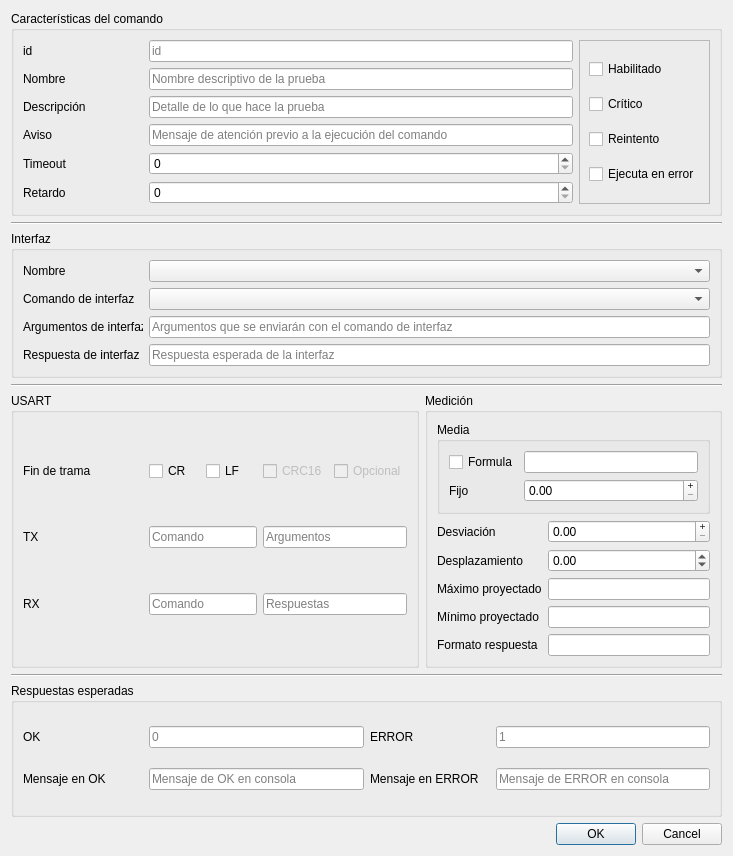
<?xml version="1.0" encoding="UTF-8"?>
<ui version="4.0">
 <class>JigCommandEdit</class>
 <widget class="QDialog" name="JigCommandEdit">
  <property name="geometry">
   <rect>
    <x>0</x>
    <y>0</y>
    <width>733</width>
    <height>856</height>
   </rect>
  </property>
  <property name="windowTitle">
   <string>Editor de comandos</string>
  </property>
  <layout class="QGridLayout" name="gridLayout">
   <item row="5" column="0">
    <widget class="QGroupBox" name="groupBox">
     <property name="minimumSize">
      <size>
       <width>0</width>
       <height>0</height>
      </size>
     </property>
     <property name="title">
      <string>USART</string>
     </property>
     <layout class="QGridLayout" name="gridLayout_2">
      <item row="3" column="0">
       <widget class="QLabel" name="label_19">
        <property name="minimumSize">
         <size>
          <width>120</width>
          <height>0</height>
         </size>
        </property>
        <property name="maximumSize">
         <size>
          <width>120</width>
          <height>16777215</height>
         </size>
        </property>
        <property name="text">
         <string>RX</string>
        </property>
       </widget>
      </item>
      <item row="3" column="1" colspan="2">
       <widget class="QLineEdit" name="lineEdit_rxCommand">
        <property name="sizePolicy">
         <sizepolicy hsizetype="Minimum" vsizetype="Fixed">
          <horstretch>0</horstretch>
          <verstretch>0</verstretch>
         </sizepolicy>
        </property>
        <property name="maximumSize">
         <size>
          <width>16777215</width>
          <height>16777215</height>
         </size>
        </property>
        <property name="placeholderText">
         <string>Comando</string>
        </property>
       </widget>
      </item>
      <item row="1" column="3" colspan="2">
       <widget class="QLineEdit" name="lineEdit_txArguments">
        <property name="placeholderText">
         <string>Argumentos</string>
        </property>
       </widget>
      </item>
      <item row="3" column="3" colspan="2">
       <widget class="QLineEdit" name="lineEdit_rxAnswers">
        <property name="placeholderText">
         <string>Respuestas</string>
        </property>
       </widget>
      </item>
      <item row="1" column="0">
       <widget class="QLabel" name="label_4">
        <property name="minimumSize">
         <size>
          <width>120</width>
          <height>0</height>
         </size>
        </property>
        <property name="maximumSize">
         <size>
          <width>120</width>
          <height>16777215</height>
         </size>
        </property>
        <property name="text">
         <string>TX</string>
        </property>
       </widget>
      </item>
      <item row="0" column="0">
       <widget class="QLabel" name="label_8">
        <property name="minimumSize">
         <size>
          <width>120</width>
          <height>0</height>
         </size>
        </property>
        <property name="maximumSize">
         <size>
          <width>120</width>
          <height>16777215</height>
         </size>
        </property>
        <property name="text">
         <string>Fin de trama</string>
        </property>
       </widget>
      </item>
      <item row="0" column="1">
       <widget class="QCheckBox" name="checkBox_cr">
        <property name="text">
         <string>CR</string>
        </property>
       </widget>
      </item>
      <item row="0" column="2">
       <widget class="QCheckBox" name="checkBox_lf">
        <property name="text">
         <string>LF</string>
        </property>
       </widget>
      </item>
      <item row="0" column="3">
       <widget class="QCheckBox" name="checkBox_crc16">
        <property name="enabled">
         <bool>false</bool>
        </property>
        <property name="text">
         <string>CRC16</string>
        </property>
       </widget>
      </item>
      <item row="0" column="4">
       <widget class="QCheckBox" name="checkBox_optional">
        <property name="enabled">
         <bool>false</bool>
        </property>
        <property name="text">
         <string>Opcional</string>
        </property>
       </widget>
      </item>
      <item row="1" column="1" colspan="2">
       <widget class="QLineEdit" name="lineEdit_txCommand">
        <property name="sizePolicy">
         <sizepolicy hsizetype="Minimum" vsizetype="Fixed">
          <horstretch>0</horstretch>
          <verstretch>0</verstretch>
         </sizepolicy>
        </property>
        <property name="maximumSize">
         <size>
          <width>16777215</width>
          <height>16777215</height>
         </size>
        </property>
        <property name="placeholderText">
         <string>Comando</string>
        </property>
       </widget>
      </item>
     </layout>
    </widget>
   </item>
   <item row="5" column="1">
    <widget class="QGroupBox" name="groupBox_3">
     <property name="minimumSize">
      <size>
       <width>0</width>
       <height>0</height>
      </size>
     </property>
     <property name="title">
      <string>Medición</string>
     </property>
     <layout class="QGridLayout" name="gridLayout_4">
      <item row="5" column="1">
       <widget class="QDoubleSpinBox" name="doubleSpinBox_offset">
        <property name="minimum">
         <double>-99999.990000000005239</double>
        </property>
        <property name="maximum">
         <double>99999.990000000005239</double>
        </property>
       </widget>
      </item>
      <item row="0" column="0" rowspan="4" colspan="2">
       <widget class="QGroupBox" name="groupBox_6">
        <property name="sizePolicy">
         <sizepolicy hsizetype="Preferred" vsizetype="Preferred">
          <horstretch>0</horstretch>
          <verstretch>0</verstretch>
         </sizepolicy>
        </property>
        <property name="minimumSize">
         <size>
          <width>0</width>
          <height>0</height>
         </size>
        </property>
        <property name="title">
         <string>Media</string>
        </property>
        <layout class="QGridLayout" name="gridLayout_7">
         <item row="2" column="1">
          <widget class="QLineEdit" name="lineEdit_meanFormula"/>
         </item>
         <item row="2" column="0">
          <widget class="QCheckBox" name="checkBox_meanFormula">
           <property name="text">
            <string>Formula</string>
           </property>
          </widget>
         </item>
         <item row="3" column="0">
          <widget class="QLabel" name="label_6">
           <property name="minimumSize">
            <size>
             <width>0</width>
             <height>0</height>
            </size>
           </property>
           <property name="maximumSize">
            <size>
             <width>16777215</width>
             <height>16777215</height>
            </size>
           </property>
           <property name="layoutDirection">
            <enum>Qt::LeftToRight</enum>
           </property>
           <property name="text">
            <string>Fijo</string>
           </property>
           <property name="alignment">
            <set>Qt::AlignLeading|Qt::AlignLeft|Qt::AlignVCenter</set>
           </property>
          </widget>
         </item>
         <item row="3" column="1">
          <widget class="QDoubleSpinBox" name="doubleSpinBox_meanFixed">
           <property name="buttonSymbols">
            <enum>QAbstractSpinBox::PlusMinus</enum>
           </property>
           <property name="maximum">
            <double>9999.989999999999782</double>
           </property>
           <property name="singleStep">
            <double>0.010000000000000</double>
           </property>
          </widget>
         </item>
        </layout>
       </widget>
      </item>
      <item row="7" column="1">
       <widget class="QLineEdit" name="lineEdit_measMin">
        <property name="readOnly">
         <bool>true</bool>
        </property>
       </widget>
      </item>
      <item row="6" column="1">
       <widget class="QLineEdit" name="lineEdit_measMax">
        <property name="readOnly">
         <bool>true</bool>
        </property>
       </widget>
      </item>
      <item row="5" column="0">
       <widget class="QLabel" name="label_22">
        <property name="minimumSize">
         <size>
          <width>0</width>
          <height>0</height>
         </size>
        </property>
        <property name="maximumSize">
         <size>
          <width>16777215</width>
          <height>16777215</height>
         </size>
        </property>
        <property name="layoutDirection">
         <enum>Qt::LeftToRight</enum>
        </property>
        <property name="text">
         <string>Desplazamiento</string>
        </property>
        <property name="alignment">
         <set>Qt::AlignLeading|Qt::AlignLeft|Qt::AlignVCenter</set>
        </property>
       </widget>
      </item>
      <item row="6" column="0">
       <widget class="QLabel" name="label_15">
        <property name="text">
         <string>Máximo proyectado</string>
        </property>
       </widget>
      </item>
      <item row="4" column="1">
       <widget class="QDoubleSpinBox" name="doubleSpinBox_deviation">
        <property name="buttonSymbols">
         <enum>QAbstractSpinBox::PlusMinus</enum>
        </property>
        <property name="specialValueText">
         <string/>
        </property>
        <property name="maximum">
         <double>9999.989999999999782</double>
        </property>
        <property name="singleStep">
         <double>0.010000000000000</double>
        </property>
       </widget>
      </item>
      <item row="7" column="0">
       <widget class="QLabel" name="label_21">
        <property name="text">
         <string>Mínimo proyectado</string>
        </property>
       </widget>
      </item>
      <item row="4" column="0">
       <widget class="QLabel" name="label_5">
        <property name="minimumSize">
         <size>
          <width>0</width>
          <height>0</height>
         </size>
        </property>
        <property name="maximumSize">
         <size>
          <width>16777215</width>
          <height>16777215</height>
         </size>
        </property>
        <property name="layoutDirection">
         <enum>Qt::LeftToRight</enum>
        </property>
        <property name="text">
         <string>Desviación</string>
        </property>
        <property name="alignment">
         <set>Qt::AlignLeading|Qt::AlignLeft|Qt::AlignVCenter</set>
        </property>
       </widget>
      </item>
      <item row="8" column="0">
       <widget class="QLabel" name="label_23">
        <property name="text">
         <string>Formato respuesta</string>
        </property>
       </widget>
      </item>
      <item row="8" column="1">
       <widget class="QLineEdit" name="lineEdit_measFormula"/>
      </item>
     </layout>
    </widget>
   </item>
   <item row="4" column="0" colspan="2">
    <widget class="Line" name="line">
     <property name="orientation">
      <enum>Qt::Horizontal</enum>
     </property>
    </widget>
   </item>
   <item row="3" column="0" colspan="2">
    <widget class="QGroupBox" name="groupBox_4">
     <property name="title">
      <string>Interfaz</string>
     </property>
     <layout class="QGridLayout" name="gridLayout_5">
      <item row="0" column="0">
       <widget class="QLabel" name="label">
        <property name="minimumSize">
         <size>
          <width>120</width>
          <height>0</height>
         </size>
        </property>
        <property name="maximumSize">
         <size>
          <width>120</width>
          <height>16777215</height>
         </size>
        </property>
        <property name="text">
         <string>Nombre</string>
        </property>
       </widget>
      </item>
      <item row="1" column="0">
       <widget class="QLabel" name="label_2">
        <property name="minimumSize">
         <size>
          <width>120</width>
          <height>0</height>
         </size>
        </property>
        <property name="maximumSize">
         <size>
          <width>120</width>
          <height>16777215</height>
         </size>
        </property>
        <property name="text">
         <string>Comando de interfaz</string>
        </property>
       </widget>
      </item>
      <item row="2" column="0">
       <widget class="QLabel" name="label_3">
        <property name="minimumSize">
         <size>
          <width>120</width>
          <height>0</height>
         </size>
        </property>
        <property name="maximumSize">
         <size>
          <width>120</width>
          <height>16777215</height>
         </size>
        </property>
        <property name="text">
         <string>Argumentos de interfaz</string>
        </property>
       </widget>
      </item>
      <item row="3" column="0">
       <widget class="QLabel" name="label_7">
        <property name="minimumSize">
         <size>
          <width>120</width>
          <height>0</height>
         </size>
        </property>
        <property name="maximumSize">
         <size>
          <width>120</width>
          <height>16777215</height>
         </size>
        </property>
        <property name="text">
         <string>Respuesta de interfaz</string>
        </property>
       </widget>
      </item>
      <item row="0" column="1">
       <widget class="QComboBox" name="comboBox_tool"/>
      </item>
      <item row="1" column="1">
       <widget class="QComboBox" name="comboBox_command"/>
      </item>
      <item row="2" column="1">
       <widget class="QLineEdit" name="lineEdit_ifArgs">
        <property name="placeholderText">
         <string>Argumentos que se enviarán con el comando de interfaz</string>
        </property>
       </widget>
      </item>
      <item row="3" column="1">
       <widget class="QLineEdit" name="lineEdit_ifAns">
        <property name="placeholderText">
         <string>Respuesta esperada de la interfaz</string>
        </property>
       </widget>
      </item>
     </layout>
    </widget>
   </item>
   <item row="2" column="0" colspan="2">
    <widget class="Line" name="line_2">
     <property name="orientation">
      <enum>Qt::Horizontal</enum>
     </property>
    </widget>
   </item>
   <item row="0" column="0" colspan="2">
    <widget class="QGroupBox" name="groupBox_5">
     <property name="title">
      <string>Características del comando</string>
     </property>
     <layout class="QGridLayout" name="gridLayout_6">
      <item row="1" column="1">
       <widget class="QLineEdit" name="lineEdit_codeName">
        <property name="placeholderText">
         <string>Nombre descriptivo de la prueba</string>
        </property>
       </widget>
      </item>
      <item row="0" column="0">
       <widget class="QLabel" name="label_13">
        <property name="minimumSize">
         <size>
          <width>120</width>
          <height>0</height>
         </size>
        </property>
        <property name="maximumSize">
         <size>
          <width>120</width>
          <height>16777215</height>
         </size>
        </property>
        <property name="text">
         <string>id</string>
        </property>
       </widget>
      </item>
      <item row="1" column="0">
       <widget class="QLabel" name="label_12">
        <property name="minimumSize">
         <size>
          <width>120</width>
          <height>0</height>
         </size>
        </property>
        <property name="maximumSize">
         <size>
          <width>120</width>
          <height>16777215</height>
         </size>
        </property>
        <property name="text">
         <string>Nombre</string>
        </property>
       </widget>
      </item>
      <item row="3" column="1">
       <widget class="QLineEdit" name="lineEdit_messageNotice">
        <property name="placeholderText">
         <string>Mensaje de atención previo a la ejecución del comando</string>
        </property>
       </widget>
      </item>
      <item row="5" column="1">
       <widget class="QSpinBox" name="spinBox_delay">
        <property name="maximum">
         <number>1000000</number>
        </property>
       </widget>
      </item>
      <item row="4" column="0">
       <widget class="QLabel" name="label_11">
        <property name="minimumSize">
         <size>
          <width>120</width>
          <height>0</height>
         </size>
        </property>
        <property name="maximumSize">
         <size>
          <width>120</width>
          <height>16777215</height>
         </size>
        </property>
        <property name="text">
         <string>Timeout</string>
        </property>
       </widget>
      </item>
      <item row="4" column="1">
       <widget class="QSpinBox" name="spinBox_timeout">
        <property name="maximum">
         <number>1000000</number>
        </property>
       </widget>
      </item>
      <item row="2" column="0">
       <widget class="QLabel" name="label_14">
        <property name="minimumSize">
         <size>
          <width>120</width>
          <height>0</height>
         </size>
        </property>
        <property name="maximumSize">
         <size>
          <width>120</width>
          <height>16777215</height>
         </size>
        </property>
        <property name="text">
         <string>Descripción</string>
        </property>
       </widget>
      </item>
      <item row="3" column="0">
       <widget class="QLabel" name="label_18">
        <property name="minimumSize">
         <size>
          <width>120</width>
          <height>0</height>
         </size>
        </property>
        <property name="maximumSize">
         <size>
          <width>120</width>
          <height>16777215</height>
         </size>
        </property>
        <property name="text">
         <string>Aviso</string>
        </property>
       </widget>
      </item>
      <item row="2" column="1">
       <widget class="QLineEdit" name="lineEdit_description">
        <property name="placeholderText">
         <string>Detalle de lo que hace la prueba</string>
        </property>
       </widget>
      </item>
      <item row="5" column="0">
       <widget class="QLabel" name="label_17">
        <property name="minimumSize">
         <size>
          <width>120</width>
          <height>0</height>
         </size>
        </property>
        <property name="maximumSize">
         <size>
          <width>120</width>
          <height>16777215</height>
         </size>
        </property>
        <property name="text">
         <string>Retardo</string>
        </property>
       </widget>
      </item>
      <item row="0" column="1">
       <widget class="QLineEdit" name="lineEdit_id">
        <property name="placeholderText">
         <string>id</string>
        </property>
       </widget>
      </item>
      <item row="0" column="2" rowspan="6">
       <widget class="QFrame" name="frame">
        <property name="frameShape">
         <enum>QFrame::StyledPanel</enum>
        </property>
        <property name="frameShadow">
         <enum>QFrame::Raised</enum>
        </property>
        <layout class="QVBoxLayout" name="verticalLayout">
         <item>
          <widget class="QCheckBox" name="checkBox_enable">
           <property name="maximumSize">
            <size>
             <width>16777215</width>
             <height>16777215</height>
            </size>
           </property>
           <property name="text">
            <string>Habilitado</string>
           </property>
          </widget>
         </item>
         <item>
          <widget class="QCheckBox" name="checkBox_end">
           <property name="maximumSize">
            <size>
             <width>16777215</width>
             <height>16777215</height>
            </size>
           </property>
           <property name="text">
            <string>Crítico</string>
           </property>
          </widget>
         </item>
         <item>
          <widget class="QCheckBox" name="checkBox_retry">
           <property name="maximumSize">
            <size>
             <width>16777215</width>
             <height>16777215</height>
            </size>
           </property>
           <property name="text">
            <string>Reintento</string>
           </property>
          </widget>
         </item>
         <item>
          <widget class="QCheckBox" name="checkBox_runOnJump">
           <property name="maximumSize">
            <size>
             <width>16777215</width>
             <height>16777215</height>
            </size>
           </property>
           <property name="text">
            <string>Ejecuta en error</string>
           </property>
          </widget>
         </item>
        </layout>
       </widget>
      </item>
     </layout>
    </widget>
   </item>
   <item row="7" column="0" colspan="2">
    <widget class="QGroupBox" name="groupBox_2">
     <property name="title">
      <string>Respuestas esperadas</string>
     </property>
     <layout class="QGridLayout" name="gridLayout_3">
      <item row="1" column="1">
       <widget class="QLineEdit" name="lineEdit_messageOnOk">
        <property name="placeholderText">
         <string>Mensaje de OK en consola</string>
        </property>
       </widget>
      </item>
      <item row="0" column="1">
       <widget class="QLineEdit" name="lineEdit_onOk">
        <property name="sizePolicy">
         <sizepolicy hsizetype="Minimum" vsizetype="Fixed">
          <horstretch>0</horstretch>
          <verstretch>0</verstretch>
         </sizepolicy>
        </property>
        <property name="maximumSize">
         <size>
          <width>16777215</width>
          <height>16777215</height>
         </size>
        </property>
        <property name="placeholderText">
         <string>0</string>
        </property>
       </widget>
      </item>
      <item row="1" column="0">
       <widget class="QLabel" name="label_16">
        <property name="minimumSize">
         <size>
          <width>120</width>
          <height>0</height>
         </size>
        </property>
        <property name="maximumSize">
         <size>
          <width>120</width>
          <height>16777215</height>
         </size>
        </property>
        <property name="text">
         <string>Mensaje en OK</string>
        </property>
       </widget>
      </item>
      <item row="0" column="0">
       <widget class="QLabel" name="label_9">
        <property name="minimumSize">
         <size>
          <width>120</width>
          <height>0</height>
         </size>
        </property>
        <property name="maximumSize">
         <size>
          <width>120</width>
          <height>16777215</height>
         </size>
        </property>
        <property name="text">
         <string>OK</string>
        </property>
       </widget>
      </item>
      <item row="0" column="2">
       <widget class="QLabel" name="label_10">
        <property name="minimumSize">
         <size>
          <width>120</width>
          <height>0</height>
         </size>
        </property>
        <property name="maximumSize">
         <size>
          <width>120</width>
          <height>16777215</height>
         </size>
        </property>
        <property name="text">
         <string>ERROR</string>
        </property>
       </widget>
      </item>
      <item row="0" column="3">
       <widget class="QLineEdit" name="lineEdit_onError">
        <property name="sizePolicy">
         <sizepolicy hsizetype="Minimum" vsizetype="Fixed">
          <horstretch>0</horstretch>
          <verstretch>0</verstretch>
         </sizepolicy>
        </property>
        <property name="maximumSize">
         <size>
          <width>16777215</width>
          <height>16777215</height>
         </size>
        </property>
        <property name="placeholderText">
         <string>1</string>
        </property>
       </widget>
      </item>
      <item row="1" column="2">
       <widget class="QLabel" name="label_20">
        <property name="minimumSize">
         <size>
          <width>120</width>
          <height>0</height>
         </size>
        </property>
        <property name="maximumSize">
         <size>
          <width>120</width>
          <height>16777215</height>
         </size>
        </property>
        <property name="text">
         <string>Mensaje en ERROR</string>
        </property>
       </widget>
      </item>
      <item row="1" column="3">
       <widget class="QLineEdit" name="lineEdit_messageOnError">
        <property name="placeholderText">
         <string>Mensaje de ERROR en consola</string>
        </property>
       </widget>
      </item>
     </layout>
    </widget>
   </item>
   <item row="35" column="0" colspan="2">
    <widget class="QDialogButtonBox" name="buttonBox">
     <property name="orientation">
      <enum>Qt::Horizontal</enum>
     </property>
     <property name="standardButtons">
      <set>QDialogButtonBox::Cancel|QDialogButtonBox::Ok</set>
     </property>
    </widget>
   </item>
   <item row="6" column="0" colspan="2">
    <widget class="Line" name="line_3">
     <property name="orientation">
      <enum>Qt::Horizontal</enum>
     </property>
    </widget>
   </item>
  </layout>
 </widget>
 <resources/>
 <connections>
  <connection>
   <sender>buttonBox</sender>
   <signal>accepted()</signal>
   <receiver>JigCommandEdit</receiver>
   <slot>accept()</slot>
   <hints>
    <hint type="sourcelabel">
     <x>248</x>
     <y>254</y>
    </hint>
    <hint type="destinationlabel">
     <x>157</x>
     <y>274</y>
    </hint>
   </hints>
  </connection>
  <connection>
   <sender>buttonBox</sender>
   <signal>rejected()</signal>
   <receiver>JigCommandEdit</receiver>
   <slot>reject()</slot>
   <hints>
    <hint type="sourcelabel">
     <x>316</x>
     <y>260</y>
    </hint>
    <hint type="destinationlabel">
     <x>286</x>
     <y>274</y>
    </hint>
   </hints>
  </connection>
 </connections>
</ui>
